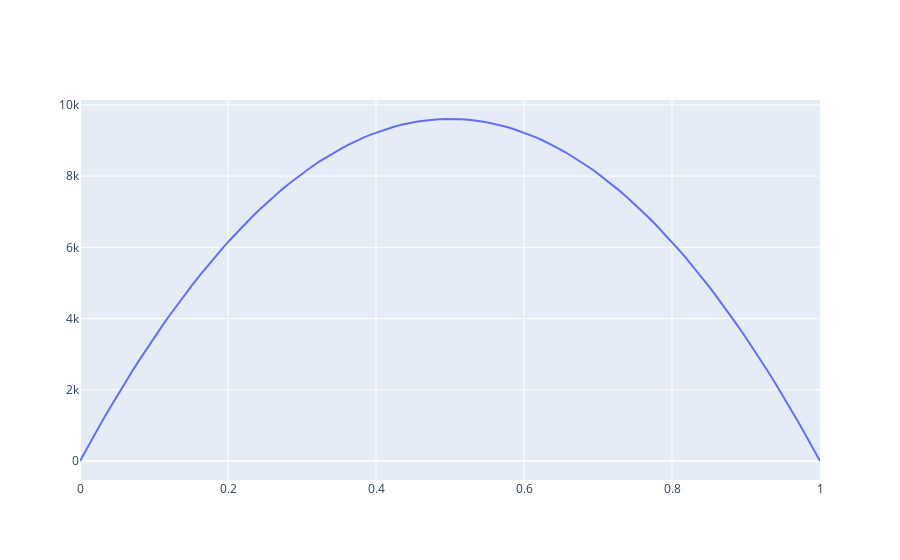

Notebook code for this chart:
### Code cell
fig = go.Figure()
fig.add_trace(go.Scatter(x=x, y=n_samples, mode='lines', name='lines'))
fig.show()
